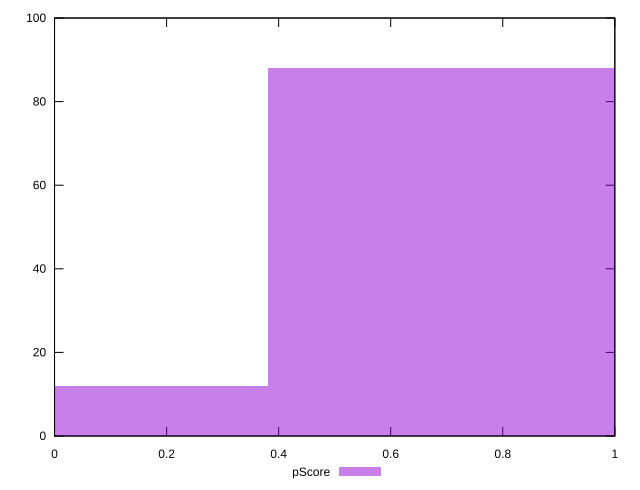

Generate this figure with gnuplot:
reset

$pScore <<EOF
0.7606343322514398 88
0 12
EOF

set key outside below
set boxwidth 0.7606343322514398
set xrange [0:1]
set yrange [0:100]
set trange [0:100]
set style fill transparent solid 0.5 noborder
set terminal svg size 640, 490 enhanced background rgb 'white'
set output "report_00009_2021-02-08T22-37-41.559Z/uses-rel-preload/samples/pages/pScore/histogram.svg"

plot $pScore title "pScore" with boxes

reset
